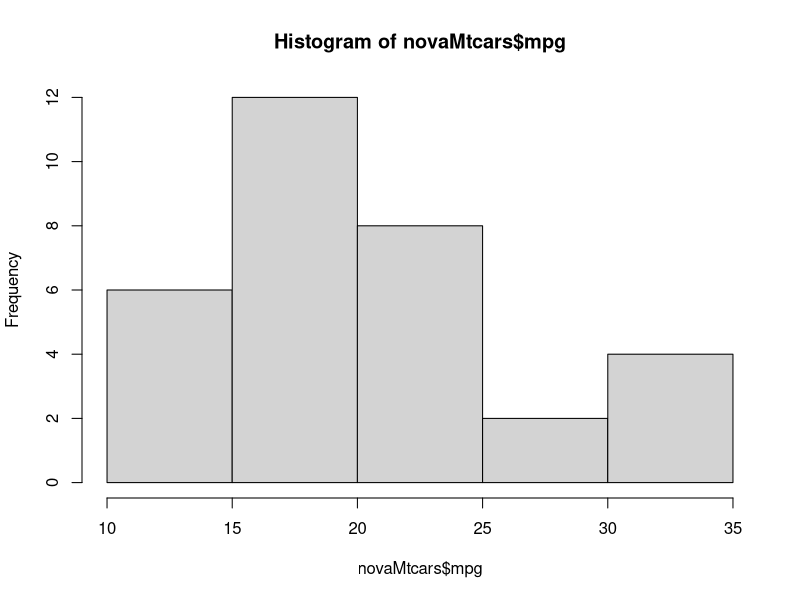
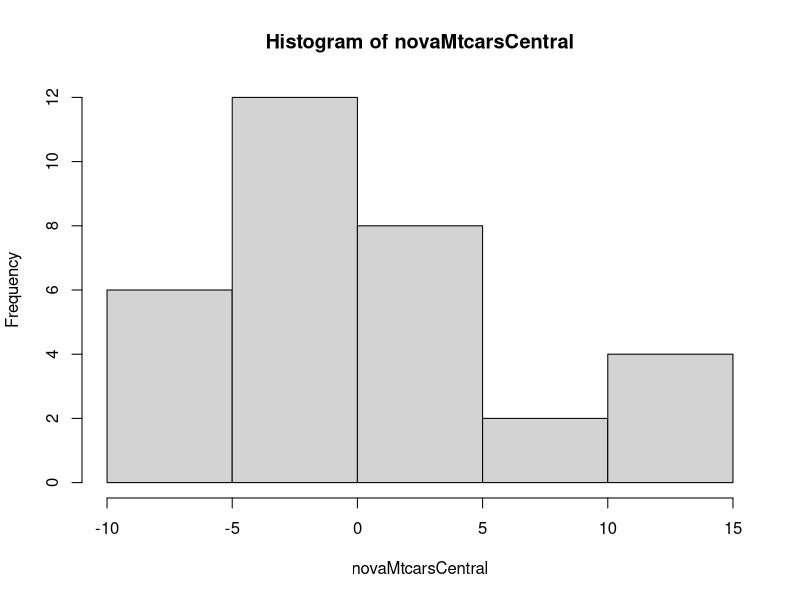
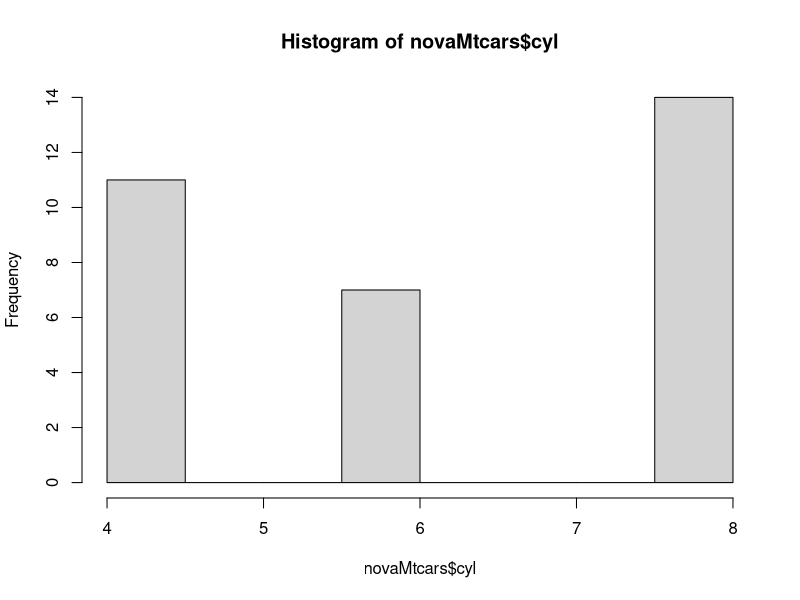
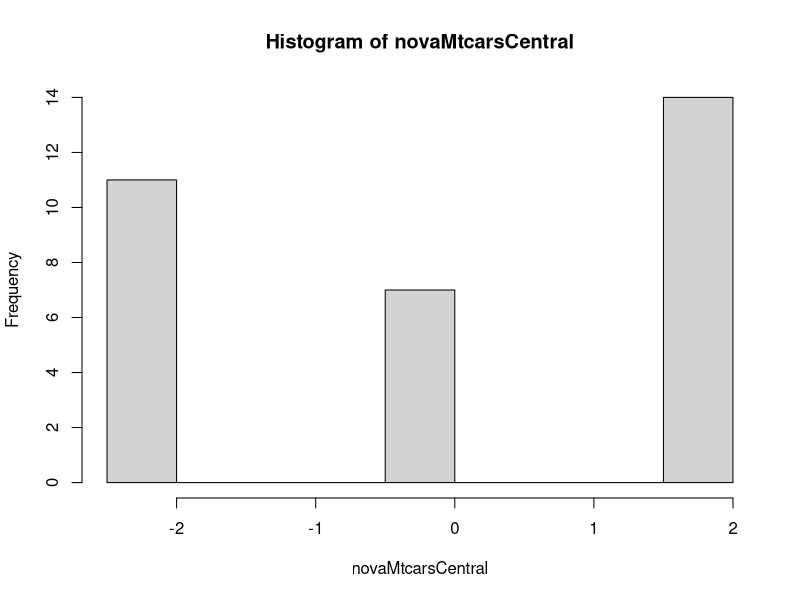

R code for these plots, in order:

#Centralizando a base mtcars com duas variáveis mpg e cyl
library(tidyverse)

banco <- mtcars
novaMtcars <- banco %>% 
  select(mpg, cyl)

glimpse(novaMtcars)

novaMtcarsCentral <- novaMtcars$mpg - mean(novaMtcars$mpg)
hist(novaMtcars$mpg)
hist(novaMtcarsCentral)

novaMtcarsCentral <- novaMtcars$cyl - mean(novaMtcars$cyl)
hist(novaMtcars$cyl)
hist(novaMtcarsCentral)